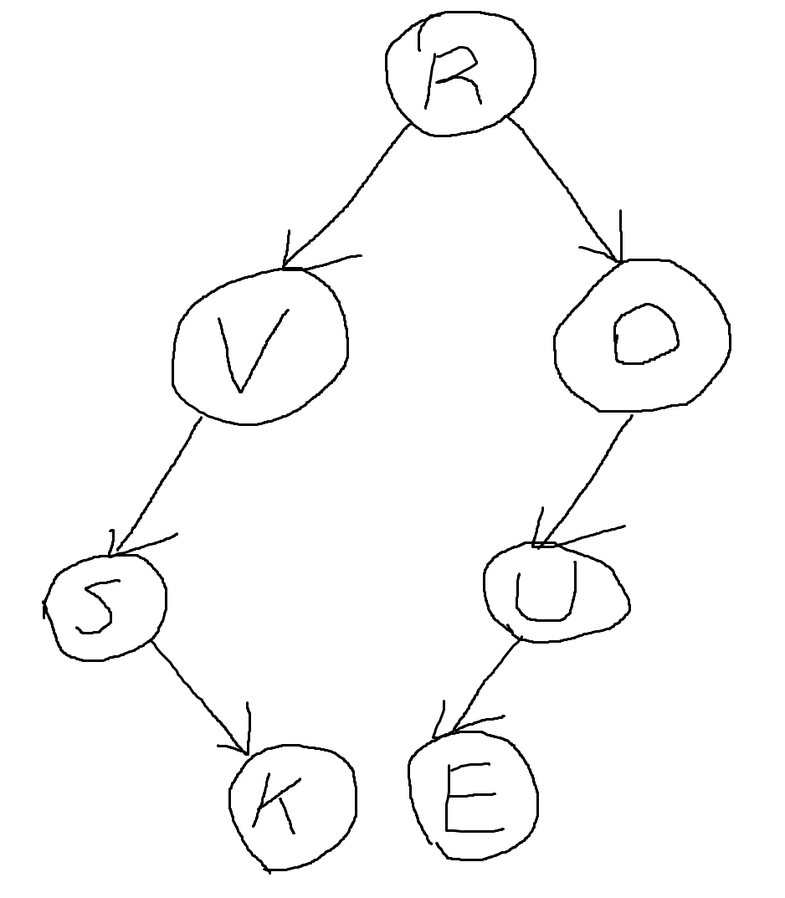
#> input picture handwritten_tree/rvosuke.png, 785 x 898 px, shrunk from 938 x 1073 before the run
$ python circle_search.py
#> lines starting #> are read from the running program, lines starting #| are printed output that depends on the picture; after the words box and inside, x2 and y2 are one past the last pixel; in counts of white or black regions, pixels touching at a corner belong together
import cv2
import numpy as np
from matplotlib import pyplot as plt
from skimage.transform import hough_circle, hough_circle_peaks
from skimage.feature import canny
from skimage.draw import circle_perimeter
from skimage import io, color
from scipy import ndimage as ndi
from sklearn.cluster import MeanShift

# Load the image
input_image = io.imread('rvosuke.png', as_gray=True)
#> input_image is the input picture: shape (898, 785) float64; min 0, max 1, mean 0.977
# 转化为3通道图像


def detect_circles(image):
    """
    This function detects circles in an image using Hough Transform.
    :param image: Input image in which circles need to be detected
    :return: Image with detected circles
    """
    # Convert rgba to grayscale
    # gray_image = color.rgb2gray(image)

    # Edge detection
    edges = canny(image, sigma=3)
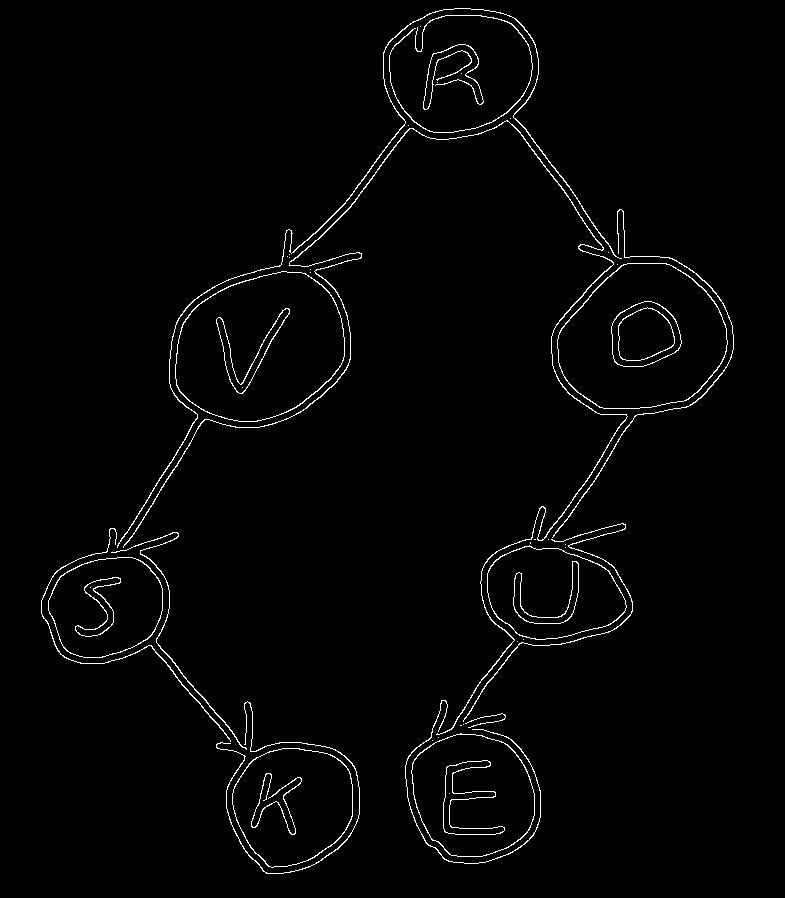
#> edges: shape (898, 785) bool; 1.8% white in thin lines or dots, all inside (x1, y1, x2, y2) = (41, 8, 734, 874)

    # Detect circles
    hough_radii = np.arange(15, 30, 2)  # range of radii to search for
    hough_res = hough_circle(edges, hough_radii)

    # Select the most prominent circles
    accums, cx, cy, radii = hough_circle_peaks(hough_res, hough_radii, total_num_peaks=10)
#> accums = [0.402, 0.394, 0.386, 0.385, 0.381, 0.357, 0.351, 0.346, 0.341, 0.339]; cx = [89, 439, 462, 461, 646, 94, 647, 96, 460, 644]; cy = [610, 35, 59, 61, 336, 616, 331, 616, 778, 337]; radii = [19, 17, 15, 17, 27, 19, 29, 17, 15, 29]

    # Draw them
    fig, ax = plt.subplots(ncols=1, nrows=1, figsize=(10, 4))
    image_with_circles = color.gray2rgb(image)
    for center_y, center_x, radius in zip(cy, cx, radii):
        circy, circx = circle_perimeter(center_y, center_x, radius, shape=image.shape)
        image_with_circles[circy, circx] = (220, 20, 20)
#> this loop made 10 passes
#> (center_y, center_x, radius) on passes 1 to 10: (610, 89, 19), (35, 439, 17), (59, 462, 15), (61, 461, 17), (336, 646, 27), (616, 94, 19), (331, 647, 29), (616, 96, 17), (778, 460, 15), (337, 644, 29)
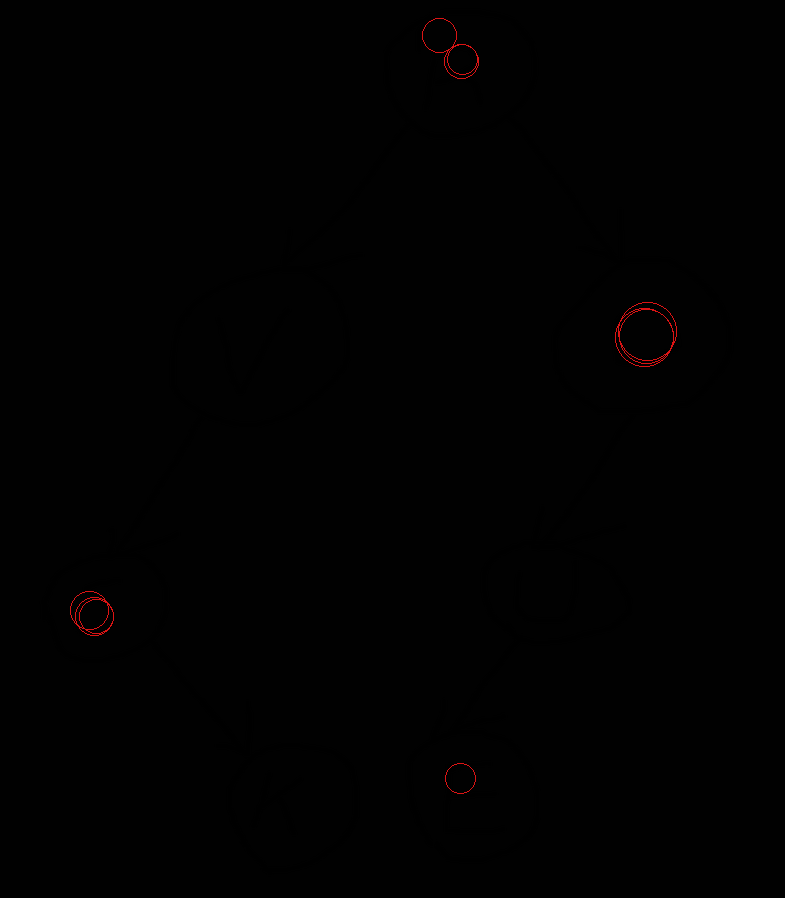
#> image_with_circles: shape (898, 785, 3) float64; mean R, G, B 1.3, 1, 1

    # Display the result
    ax.imshow(image_with_circles, cmap=plt.cm.gray)
    plt.axis('off')
    plt.show()

    return image_with_circles


# Run the circle detection algorithm on the uploaded image
detected_circles = detect_circles(input_image)
